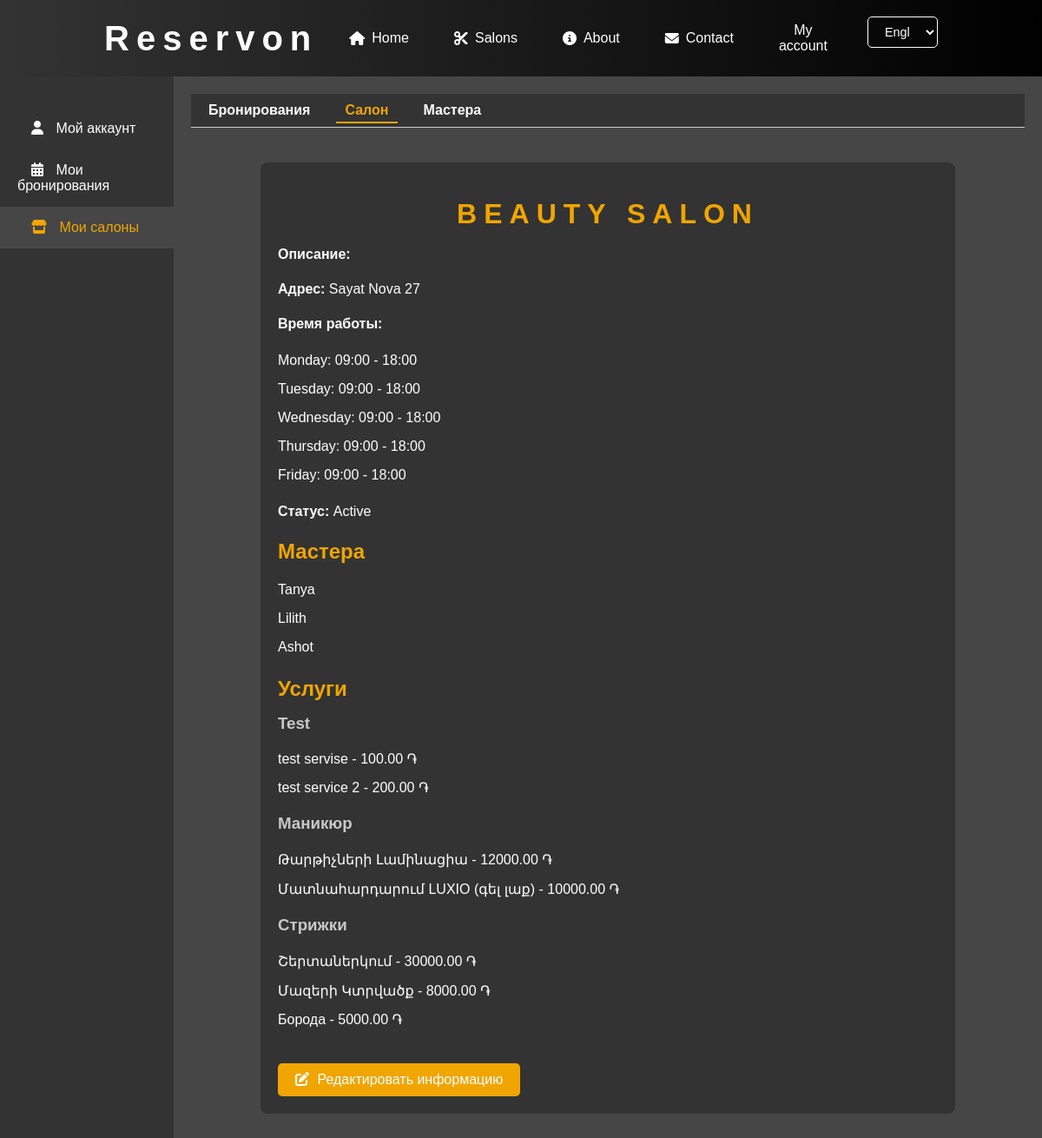
Before: /account/ (signed in) with the older database file.
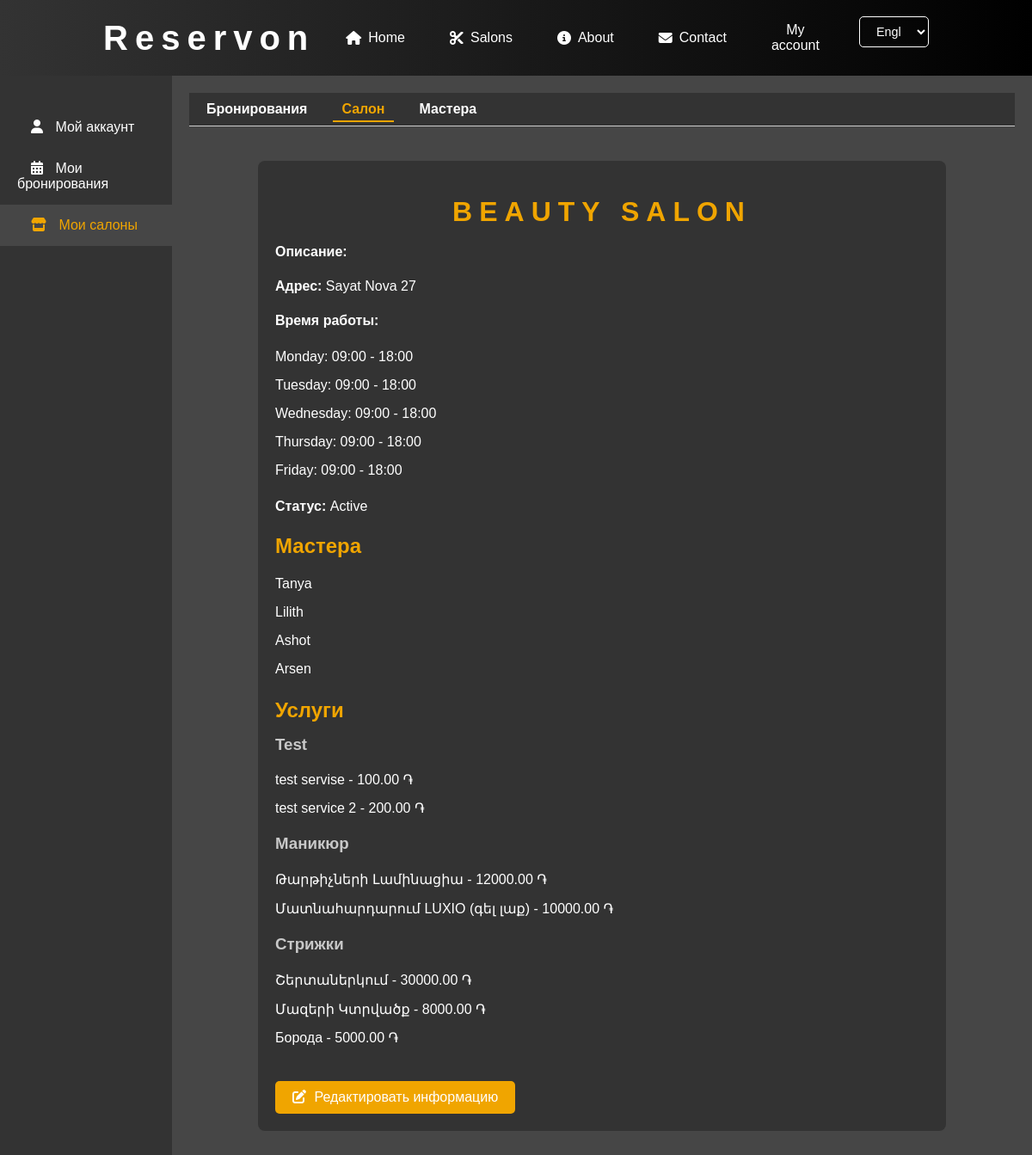
After: the same page with the newer database file.
### salons/models.py (models this page shows, shortened)
class Barber(models.Model):
    salon = models.ForeignKey(Salon, on_delete=models.CASCADE, related_name='barbers')
    user = models.OneToOneField(User, on_delete=models.SET_NULL, null=True, blank=True)
    name = models.CharField(max_length=100)
    avatar = models.ImageField(upload_to='salons/barbers', blank=True, null=True)
    description = models.TextField(blank=True, null=True)
    categories = models.ManyToManyField(ServiceCategory, related_name='barbers')  # Add this line

class Service(models.Model):
    STATUS_CHOICES = [
        ('active', 'Active'),
        ('suspend', 'Suspend'),
    ]
    name = models.CharField(max_length=100)
    image = models.ImageField(upload_to='salons/services', blank=True, null=True)
    price = models.DecimalField(max_digits=8, decimal_places=2)
    duration = models.DurationField()
    salon = models.ForeignKey(Salon, on_delete=models.CASCADE, related_name='services')
    category = models.ForeignKey(ServiceCategory, on_delete=models.SET_NULL, null=True, blank=True, related_name='services')
    status = models.CharField(
        max_length=10,
        choices=STATUS_CHOICES,
        default='active',
        verbose_name="Status"
    )

class ServiceCategory(models.Model):
    name = models.CharField(max_length=100, unique=True)  # Название категории
    default_duration = models.IntegerField('Default duration (minutes)', default=15)

### account/views.py (the view)
# urls.py: path('', views.account_dashboard, name='account_dashboard'),
@login_required
def account_dashboard(request):
    user = request.user
    salons = user.administered_salons.all()
    salon_id = request.GET.get('salon_id')
    if salon_id:
        selected_salon = get_object_or_404(Salon, id=salon_id, admins=user)
    else:
        selected_salon = salons.first() if salons.exists() else None
    categories_with_services = []
    if selected_salon:
        services = selected_salon.services.select_related('category').all()
        category_services = defaultdict(list)
        for service in services:
            category_name = service.category.name if service.category else 'Без категории'
            category_services[category_name].append(service)
        categories_with_services = sorted(category_services.items())
    context = {
        'salons': salons,
        'selected_salon': selected_salon,
        'categories_with_services': categories_with_services,
        'currency_symbol': '֏',
        'active_menu': 'salon',
        'active_sidebar': 'salons',
    }
    return render(request, 'account/dashboard.html', context)

### account/templates/account/dashboard.html
{% extends "account/account_base.html" %}
{% block page_content %}
<div class="salon-content">
    {% if selected_salon %}
        <div class="salon-details">
            <h1>{{ selected_salon.name }}</h1>
            <p><strong>Описание:</strong> {{ selected_salon.description_ru }}</p>
            <p><strong>Адрес:</strong> {{ selected_salon.address }}</p>
            <p><strong>Время работы:</strong></p>
            <ul>
                {% for day, hours in selected_salon.opening_hours.items %}
                    <li>{{ day|capfirst }}: {{ hours.open }} - {{ hours.close }}</li>
                {% endfor %}
            </ul>
            <p><strong>Статус:</strong> {{ selected_salon.get_status_display }}</p>
            <h2>Мастера</h2>
            <ul>
                {% for barber in selected_salon.barbers.all %}
                    <li>{{ barber.name }}</li>
                {% empty %}
                    <li>Нет мастеров.</li>
                {% endfor %}
            </ul>
            <h2>Услуги</h2>
            {% if categories_with_services %}
                {% for category_name, services in categories_with_services %}
                    <h3>{{ category_name }}</h3>
                    <ul>
                        {% for service in services %}
                            <li>{{ service.name }} - {{ service.price }} {{ currency_symbol }}</li>
                        {% endfor %}
                    </ul>
                {% endfor %}
            {% else %}
                <p>Нет услуг.</p>
            {% endif %}
            <a href="#" class="edit-button"><i class="fas fa-edit"></i> Редактировать информацию</a>
        </div>
    {% else %}
        <p>У вас нет салонов.</p>
    {% endif %}
</div>
{% endblock %}

Changed rows visible on the page:
added Barber: name "Arsen"
